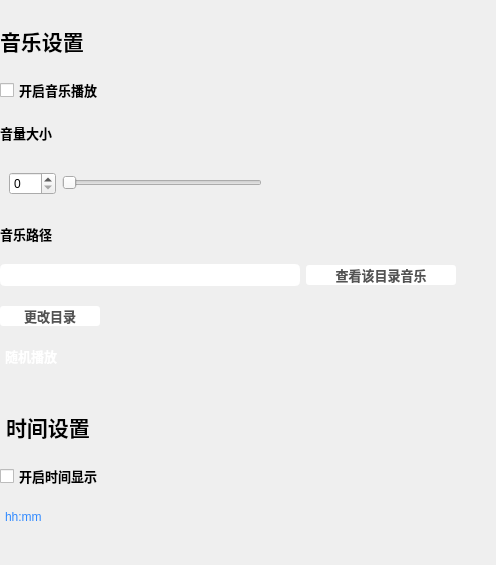
               <widget class="QWidget" name="basicSetting">
                <attribute name="title">
                 <string>基本设置</string>
                </attribute>
                <layout class="QVBoxLayout" name="verticalLayout_2">
                 <property name="spacing">
                  <number>20</number>
                 </property>
                 <property name="leftMargin">
                  <number>0</number>
                 </property>
                 <property name="topMargin">
                  <number>25</number>
                 </property>
                 <property name="rightMargin">
                  <number>0</number>
                 </property>
                 <property name="bottomMargin">
                  <number>0</number>
                 </property>
                 <item>
                  <widget class="QLabel" name="musicSettingLabel">
                   <property name="sizePolicy">
                    <sizepolicy hsizetype="Preferred" vsizetype="Fixed">
                     <horstretch>0</horstretch>
                     <verstretch>0</verstretch>
                    </sizepolicy>
                   </property>
                   <property name="font">
                    <font>
                     <family>微软雅黑</family>
                     <pointsize>16</pointsize>
                     <bold>true</bold>
                    </font>
                   </property>
                   <property name="text">
                    <string>音乐设置</string>
                   </property>
                  </widget>
                 </item>
                 <item>
                  <widget class="QCheckBox" name="musicSwitch">
                   <property name="font">
                    <font>
                     <family>微软雅黑</family>
                     <pointsize>10</pointsize>
                     <bold>true</bold>
                    </font>
                   </property>
                   <property name="text">
                    <string>开启音乐播放</string>
                   </property>
                  </widget>
                 </item>
                 <item>
                  <widget class="QLabel" name="volLabel">
                   <property name="sizePolicy">
                    <sizepolicy hsizetype="Preferred" vsizetype="Fixed">
                     <horstretch>0</horstretch>
                     <verstretch>0</verstretch>
                    </sizepolicy>
                   </property>
                   <property name="font">
                    <font>
                     <family>微软雅黑</family>
                     <pointsize>10</pointsize>
                     <bold>true</bold>
                    </font>
                   </property>
                   <property name="text">
                    <string>音量大小</string>
                   </property>
                  </widget>
                 </item>
                 <item>
                  <widget class="QWidget" name="widget_3" native="true">
                   <property name="sizePolicy">
                    <sizepolicy hsizetype="Preferred" vsizetype="Fixed">
                     <horstretch>0</horstretch>
                     <verstretch>0</verstretch>
                    </sizepolicy>
                   </property>
                   <layout class="QHBoxLayout" name="horizontalLayout_7">
                    <item>
                     <widget class="QSpinBox" name="volBox">
                      <property name="maximum">
                       <number>100</number>
                      </property>
                     </widget>
                    </item>
                    <item>
                     <widget class="QSlider" name="volSlider">
                      <property name="sizePolicy">
                       <sizepolicy hsizetype="Preferred" vsizetype="Fixed">
                        <horstretch>0</horstretch>
                        <verstretch>0</verstretch>
                       </sizepolicy>
                      </property>
                      <property name="styleSheet">
                       <string notr="true">height: 20px;
width: 200px;</string>
                      </property>
                      <property name="maximum">
                       <number>100</number>
                      </property>
                      <property name="orientation">
                       <enum>Qt::Horizontal</enum>
                      </property>
                     </widget>
                    </item>
                    <item>
                     <spacer name="horizontalSpacer_6">
                      <property name="orientation">
                       <enum>Qt::Horizontal</enum>
                      </property>
                      <property name="sizeHint" stdset="0">
                       <size>
                        <width>40</width>
                        <height>20</height>
                       </size>
                      </property>
                     </spacer>
                    </item>
                   </layout>
                  </widget>
                 </item>
                 <item>
                  <widget class="QLabel" name="musicPathLabel">
                   <property name="sizePolicy">
                    <sizepolicy hsizetype="Preferred" vsizetype="Fixed">
                     <horstretch>0</horstretch>
                     <verstretch>0</verstretch>
                    </sizepolicy>
                   </property>
                   <property name="font">
                    <font>
                     <family>微软雅黑</family>
                     <pointsize>10</pointsize>
                     <bold>true</bold>
                    </font>
                   </property>
                   <property name="text">
                    <string>音乐路径</string>
                   </property>
                  </widget>
                 </item>
                 <item>
                  <widget class="QWidget" name="widget_4" native="true">
                   <property name="sizePolicy">
                    <sizepolicy hsizetype="Preferred" vsizetype="Fixed">
                     <horstretch>0</horstretch>
                     <verstretch>0</verstretch>
                    </sizepolicy>
                   </property>
                   <layout class="QHBoxLayout" name="horizontalLayout_8">
                    <property name="leftMargin">
                     <number>0</number>
                    </property>
                    <property name="topMargin">
                     <number>0</number>
                    </property>
                    <property name="rightMargin">
                     <number>0</number>
                    </property>
                    <property name="bottomMargin">
                     <number>0</number>
                    </property>
                    <item>
                     <widget class="QLineEdit" name="musicPath">
                      <property name="minimumSize">
                       <size>
                        <width>300</width>
                        <height>0</height>
                       </size>
                      </property>
                      <property name="maximumSize">
                       <size>
                        <width>300</width>
                        <height>16777215</height>
                       </size>
                      </property>
                      <property name="styleSheet">
                       <string notr="true">border: 3px solid white;
border-radius: 5px;</string>
                      </property>
                     </widget>
                    </item>
                    <item>
                     <widget class="QPushButton" name="musicCheck">
                      <property name="minimumSize">
                       <size>
                        <width>150</width>
                        <height>0</height>
                       </size>
                      </property>
                      <property name="maximumSize">
                       <size>
                        <width>150</width>
                        <height>16777215</height>
                       </size>
                      </property>
                      <property name="font">
                       <font>
                        <family>微软雅黑</family>
                        <pointsize>10</pointsize>
                        <bold>true</bold>
                       </font>
                      </property>
                      <property name="styleSheet">
                       <string notr="true">background: white;
border-radius: 3px;
color: rgb(83, 83, 83)</string>
                      </property>
                      <property name="text">
                       <string>查看该目录音乐</string>
                      </property>
                     </widget>
                    </item>
                    <item>
                     <spacer name="horizontalSpacer_8">
                      <property name="orientation">
                       <enum>Qt::Horizontal</enum>
                      </property>
                      <property name="sizeHint" stdset="0">
                       <size>
                        <width>40</width>
                        <height>20</height>
                       </size>
                      </property>
                     </spacer>
                    </item>
                   </layout>
                  </widget>
                 </item>
                 <item>
                  <widget class="QPushButton" name="pathModify">
                   <property name="minimumSize">
                    <size>
                     <width>100</width>
                     <height>0</height>
                    </size>
                   </property>
                   <property name="maximumSize">
                    <size>
                     <width>100</width>
                     <height>16777215</height>
                    </size>
                   </property>
                   <property name="font">
                    <font>
                     <family>微软雅黑</family>
                     <pointsize>10</pointsize>
                     <bold>true</bold>
                    </font>
                   </property>
                   <property name="styleSheet">
                    <string notr="true">background: white;
border-radius: 3px;
color: rgb(83, 83, 83)</string>
                   </property>
                   <property name="text">
                    <string>更改目录</string>
                   </property>
                  </widget>
                 </item>
                 <item>
                  <widget class="QComboBox" name="musicModel">
                   <property name="minimumSize">
                    <size>
                     <width>200</width>
                     <height>0</height>
                    </size>
                   </property>
                   <property name="maximumSize">
                    <size>
                     <width>200</width>
                     <height>16777215</height>
                    </size>
                   </property>
                   <property name="font">
                    <font>
                     <family>微软雅黑</family>
                     <pointsize>10</pointsize>
                     <bold>true</bold>
                    </font>
                   </property>
                   <property name="styleSheet">
                    <string notr="true">QComboBox{
	background-color: transparent;
	width: 150px;
	color: white;
	border-radius: 15px;
	icon-size: 30px
}
QComboBox::drop-down{
	background: transparent;
}
QComboBox::down-arrow{
	border-image: url(:/images/drop-down.png);
	width: 20px;
	height: 20px;
	margin-right: 10px;
}
QComboBox QAbstractItemView{
	border: 1px solid yellow;
	border-radius:5px;
	color: rgb(117, 154, 255);
}
QComboBox QAbstractItemView::item{
	color: white;
	font-size: 9px;
}</string>
                   </property>
                   <item>
                    <property name="text">
                     <string>随机播放</string>
                    </property>
                    <property name="icon">
                     <iconset resource="images.qrc">
                      <normaloff>:/images/4.png</normaloff>:/images/4.png</iconset>
                    </property>
                   </item>
                   <item>
                    <property name="text">
                     <string>顺序播放</string>
                    </property>
                    <property name="icon">
                     <iconset resource="images.qrc">
                      <normaloff>:/images/3.png</normaloff>:/images/3.png</iconset>
                    </property>
                   </item>
                   <item>
                    <property name="text">
                     <string>单曲循环</string>
                    </property>
                    <property name="icon">
                     <iconset resource="images.qrc">
                      <normaloff>:/images/1.png</normaloff>:/images/1.png</iconset>
                    </property>
                   </item>
                   <item>
                    <property name="text">
                     <string>列表循环</string>
                    </property>
                    <property name="icon">
                     <iconset resource="images.qrc">
                      <normaloff>:/images/2.png</normaloff>:/images/2.png</iconset>
                    </property>
                   </item>
                  </widget>
                 </item>
                 <item>
                  <widget class="QLabel" name="timeSettingLabel">
                   <property name="sizePolicy">
                    <sizepolicy hsizetype="Preferred" vsizetype="Fixed">
                     <horstretch>0</horstretch>
                     <verstretch>0</verstretch>
                    </sizepolicy>
                   </property>
                   <property name="font">
                    <font>
                     <family>微软雅黑</family>
                     <pointsize>16</pointsize>
                     <bold>true</bold>
                    </font>
                   </property>
                   <property name="styleSheet">
                    <string notr="true">margin-top: 25px;</string>
                   </property>
                   <property name="text">
                    <string>时间设置</string>
                   </property>
                  </widget>
                 </item>
                 <item>
                  <widget class="QCheckBox" name="timeSwitch">
                   <property name="font">
                    <font>
                     <family>微软雅黑</family>
                     <pointsize>10</pointsize>
                     <bold>true</bold>
                    </font>
                   </property>
                   <property name="text">
                    <string>开启时间显示</string>
                   </property>
                  </widget>
                 </item>
                 <item>
                  <widget class="QComboBox" name="timeBox">
                   <property name="minimumSize">
                    <size>
                     <width>200</width>
                     <height>0</height>
                    </size>
                   </property>
                   <property name="maximumSize">
                    <size>
                     <width>200</width>
                     <height>16777215</height>
                    </size>
                   </property>
                   <property name="styleSheet">
                    <string notr="true">QComboBox{
	background-color: transparent;
	width: 150px;
	color: rgb(47, 137, 255);
	border-radius: 15px;
}
QComboBox::drop-down{
	background: transparent;
}
QComboBox::down-arrow{
	border-image: url(:/images/drop-down.png);
	width: 20px;
	height: 20px;
	margin-right: 10px;
}
QComboBox QAbstractItemView{
	border: 1px solid yellow;
	border-radius:5px;
	color: rgb(117, 154, 255);
}
QComboBox QAbstractItemView::item{
color: white;
font-size: 9px;
}</string>
                   </property>
                   <item>
                    <property name="text">
                     <string>hh:mm</string>
                    </property>
                   </item>
                   <item>
                    <property name="text">
                     <string>hh:mm:ss</string>
                    </property>
                   </item>
                   <item>
                    <property name="text">
                     <string>yyyy/MM/dd hh:mm</string>
                    </property>
                   </item>
                  </widget>
                 </item>
                 <item>
                  <spacer name="verticalSpacer">
                   <property name="orientation">
                    <enum>Qt::Vertical</enum>
                   </property>
                   <property name="sizeHint" stdset="0">
                    <size>
                     <width>20</width>
                     <height>40</height>
                    </size>
                   </property>
                  </spacer>
                 </item>
                </layout>
               </widget>
